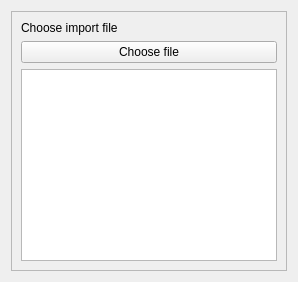
        <widget class="QWidget" name="tab_2">
         <attribute name="title">
          <string>SDO parameter</string>
         </attribute>
         <layout class="QGridLayout" name="gridLayout_8">
          <item row="0" column="1">
           <widget class="QFrame" name="frame1">
            <property name="frameShape">
             <enum>QFrame::StyledPanel</enum>
            </property>
            <property name="frameShadow">
             <enum>QFrame::Raised</enum>
            </property>
            <layout class="QGridLayout" name="gridLayout_25">
             <item row="2" column="0">
              <layout class="QGridLayout" name="gridLayout_24">
               <item row="2" column="0">
                <widget class="QTreeView" name="treeView"/>
               </item>
               <item row="1" column="0">
                <widget class="QPushButton" name="choose_file">
                 <property name="text">
                  <string>Choose file</string>
                 </property>
                </widget>
               </item>
               <item row="0" column="0">
                <widget class="QLabel" name="label_86">
                 <property name="text">
                  <string>Choose import file</string>
                 </property>
                </widget>
               </item>
               <item row="0" column="1" rowspan="3">
                <layout class="QGridLayout" name="gridLayout_27"/>
               </item>
              </layout>
             </item>
            </layout>
           </widget>
          </item>
         </layout>
        </widget>
